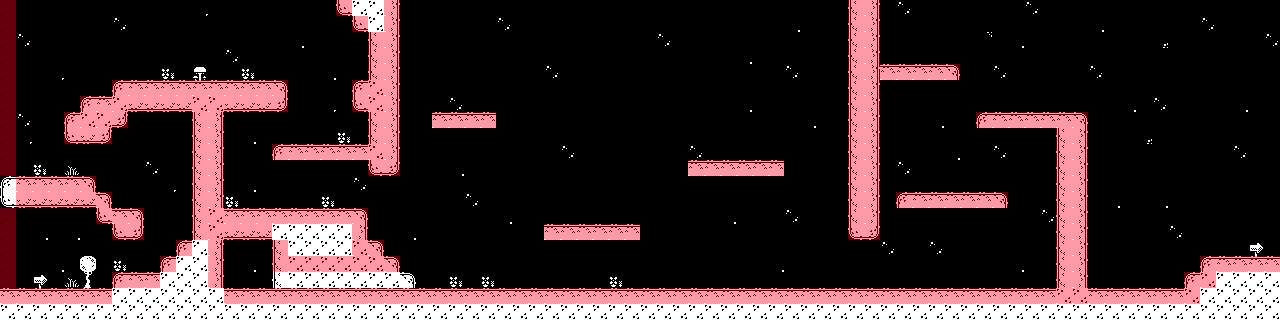

Below is a game level as drawn by its tile map, then a one-line description and the .tmx that defines it (tile-layer data replaced by summaries):
An orthogonal 80x20 tile map with 16x16 px tiles, 2 tile layers (Capa de patrones 1, collisions), 2 tilesets.

<map version="1.4" tiledversion="1.4.2" orientation="orthogonal" renderorder="right-down" width="80" height="20" tilewidth="16" tileheight="16" infinite="0" nextlayerid="3" nextobjectid="1">
 <tileset firstgid="1" name="tileset" tilewidth="16" tileheight="16" tilecount="400" columns="20">
  <image source="tileset.png" width="320" height="320" />
 </tileset>
 <tileset firstgid="401" name="meta" tilewidth="16" tileheight="16" tilecount="32" columns="8">
  <image source="meta.png" width="128" height="64" />
 </tileset>
 <layer id="1" name="Capa de patrones 1" width="80" height="20">
  <properties>
   <property name="Nodraw" type="int" value="0" />
   <property name="Collisions" type="int" value="0" />
  </properties>
  <data>[1600 cells, 1600 non-empty, 21 distinct tile ids]</data>
 </layer>
 <layer id="2" name="collisions" width="80" height="20">
  <properties>
   <property name="Collisions" type="int" value="1" />
   <property name="Nodraw" type="int" value="1" />
  </properties>
  <data>[1600 cells, 301 non-empty, 1 distinct tile ids]</data>
 </layer>
</map>
